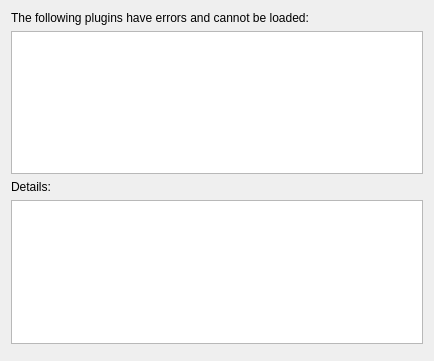
<?xml version="1.0" encoding="UTF-8"?>
<ui version="4.0">
 <class>ExtensionSystem::Internal::PluginErrorOverview</class>
 <widget class="QDialog" name="ExtensionSystem::Internal::PluginErrorOverview">
  <property name="geometry">
   <rect>
    <x>0</x>
    <y>0</y>
    <width>434</width>
    <height>361</height>
   </rect>
  </property>
  <layout class="QVBoxLayout" name="verticalLayout">
   <item>
    <widget class="QLabel" name="label">
     <property name="text">
      <string>The following plugins have errors and cannot be loaded:</string>
     </property>
     <property name="wordWrap">
      <bool>true</bool>
     </property>
    </widget>
   </item>
   <item>
    <widget class="QListWidget" name="pluginList"/>
   </item>
   <item>
    <widget class="QLabel" name="label_2">
     <property name="text">
      <string>Details:</string>
     </property>
    </widget>
   </item>
   <item>
    <widget class="QTextEdit" name="pluginError">
     <property name="readOnly">
      <bool>true</bool>
     </property>
    </widget>
   </item>
   <item>
    <widget class="QDialogButtonBox" name="buttonBox">
     <property name="orientation">
      <enum>Qt::Horizontal</enum>
     </property>
     <property name="standardButtons">
      <set>QDialogButtonBox::NoButton</set>
     </property>
    </widget>
   </item>
  </layout>
 </widget>
 <resources/>
 <connections>
  <connection>
   <sender>buttonBox</sender>
   <signal>accepted()</signal>
   <receiver>ExtensionSystem::Internal::PluginErrorOverview</receiver>
   <slot>accept()</slot>
   <hints>
    <hint type="sourcelabel">
     <x>248</x>
     <y>254</y>
    </hint>
    <hint type="destinationlabel">
     <x>157</x>
     <y>274</y>
    </hint>
   </hints>
  </connection>
  <connection>
   <sender>buttonBox</sender>
   <signal>rejected()</signal>
   <receiver>ExtensionSystem::Internal::PluginErrorOverview</receiver>
   <slot>reject()</slot>
   <hints>
    <hint type="sourcelabel">
     <x>316</x>
     <y>260</y>
    </hint>
    <hint type="destinationlabel">
     <x>286</x>
     <y>274</y>
    </hint>
   </hints>
  </connection>
 </connections>
</ui>
